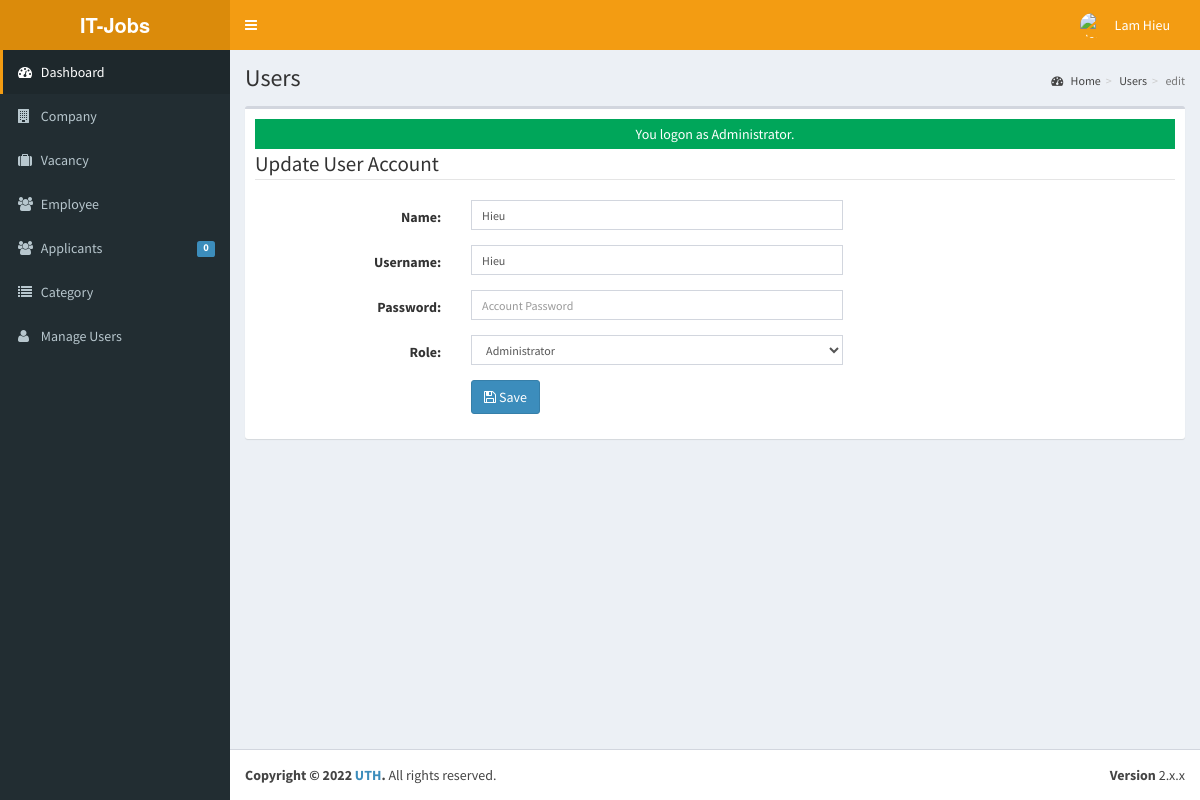
Screenshot of /admin/user/index.php?view=edit&id=029839 (signed in) with the database file from the repository.
### tables this page shows
CREATE TABLE `tblusers` (
  `USERID` varchar(30) NOT NULL,
  `FULLNAME` varchar(40) NOT NULL,
  `USERNAME` varchar(90) NOT NULL,
  `PASS` varchar(90) NOT NULL,
  `ROLE` varchar(30) NOT NULL,
  `PICLOCATION` varchar(255) NOT NULL
);

### admin/user/index.php (called while the page is built, shortened)
<?php
require_once("../../include/initialize.php");
 $title="Users";
require_once ("../theme/templates.php");
?>

### include/database.php (called while the page is built, shortened)
<?php
class Database
{
	var $query = '';
	public $conn;
	public function open_connection()
	{
		try {
			$this->conn = new PDO("mysql:host=" . server . ";dbname=" . database_name . "", user, pass);
			$this->conn->setAttribute(PDO::ATTR_ERRMODE, PDO::ERRMODE_EXCEPTION);
		} catch (PDOException $e) {
			echo "Problem in database connection! Contact administrator!" . $e->getMessage();
		}
	}
	function setQuery($sql = '')
	{
		try {
			$this->sql_string = $sql;
			$this->query = $this->conn->prepare($this->sql_string);
			$this->query->execute();
		} catch (PDOException $e) {
			echo "Failed to get query handle: " . $e->getMessage() . "\n";
			exit;
		}
	}
	function loadSingleResult()
	{
		$results = $this->query->fetch(PDO::FETCH_OBJ);
		return $results;
	}
}
$mydb = new Database();

### include/accounts.php (called while the page is built, shortened)
<?php
require_once(LIB_PATH.DS.'database.php');
class User {
	protected static  $tblname = "tblusers";
	function single_user($id=""){
			global $mydb;
			$mydb->setQuery("SELECT * FROM ".self::$tblname."
				Where USERID= '{$id}' LIMIT 1");
			$cur = $mydb->loadSingleResult();
			return $cur;
	}
}

### include/function.php (called while the page is built, shortened)
<?php
function currentpage()
{
	$this_page = $_SERVER['SCRIPT_NAME'];
	$bits = explode('/', $this_page);
	return $bits[3];
}
?>

### admin/user/edit.php (the view, shortened to what this page needs)
<?php
  @$USERID = $_GET['id'];
  $user = New User();
  $singleuser = $user->single_user($USERID);
?>
 <form class="form-horizontal span6" action="controller.php?action=edit" method="POST">
          <fieldset>
            <legend> Update User Account</legend>
                  <div class="form-group">
                    <div class="col-md-8">
                      <label class="col-md-4 control-label" for=
                      "U_NAME">Name:</label>
                      <div class="col-md-8">
                         <input class="form-control input-sm" id="U_NAME" name="U_NAME" placeholder=
                            "Account Name" type="text" value="<?php echo $singleuser->FULLNAME; ?>">
                      </div>
                    </div>
                  </div>
                  <div class="form-group">
                    <div class="col-md-8">
                      <label class="col-md-4 control-label" for=
                      "U_USERNAME">Username:</label>
                      <div class="col-md-8">
                         <input class="form-control input-sm" id="U_USERNAME" name="U_USERNAME" placeholder=
                            "Email Address" type="text" value="<?php echo $singleuser->USERNAME; ?>">
                      </div>
                    </div>
                  </div>
                  <div class="form-group">
                    <div class="col-md-8">
                      <label class="col-md-4 control-label" for=
                      "U_PASS">Password:</label>
                      <div class="col-md-8">
                         <input class="form-control input-sm" id="U_PASS" name="U_PASS" placeholder=
                            "Account Password" type="Password" value="" required>
                      </div>
                    </div>
                  </div>
                  <div class="form-group">
                    <div class="col-md-8">
                      <label class="col-md-4 control-label" for=
                      "U_ROLE">Role:</label>
                      <div class="col-md-8">
                       <select class="form-control input-sm" name="U_ROLE" id="U_ROLE">
                          <option value="Administrator"  <?php echo ($singleuser->ROLE=='Administrator') ? 'selected="true"': '' ; ?>>Administrator</option>
                        </select>
                      </div>
                    </div>
                  </div>
             <div class="form-group">
                    <div class="col-md-8">
                      <label class="col-md-4 control-label" for=
                      "idno"></label>
                      <div class="col-md-8">
                         <button class="btn btn-primary " name="save" type="submit" ><span class="fa fa-save fw-fa"></span> Save</button>
                      </div>
                    </div>
                  </div>
          </fieldset>
        </form>
        </div>

### admin/theme/templates.php (shortened to what this page needs)
<!DOCTYPE html>
<html>
<head>
  <link rel="stylesheet" href="<?php echo web_root; ?>bootstrap/css/bootstrap.min.css">
  <link rel="stylesheet" href="<?php echo web_root; ?>plugins/font-awesome/css/font-awesome.min.css">
  <link rel="stylesheet" href="<?php echo web_root; ?>dist/css/AdminLTE.min.css">
  <link rel="stylesheet" href="<?php echo web_root; ?>dist/css/skins/_all-skins.min.css">
  <link rel="stylesheet" href="<?php echo web_root; ?>plugins/iCheck/flat/blue.css">
  <link rel="stylesheet" href="<?php echo web_root; ?>plugins/morris/morris.css">
  <link rel="stylesheet" href="<?php echo web_root; ?>plugins/jvectormap/jquery-jvectormap-1.2.2.css">
  <link href="<?php echo web_root; ?>plugins/datepicker/bootstrap-datetimepicker.min.css" rel="stylesheet" media="screen">
  <link rel="stylesheet" href="<?php echo web_root; ?>plugins/dataTables/jquery.dataTables.min.css">
  <link rel="stylesheet" href="<?php echo web_root; ?>plugins/bootstrap-wysihtml5/bootstrap3-wysihtml5.min.css">
</head>
<body class="hold-transition skin-yellow fixed sidebar-mini">
  <div class="wrapper">
    <header class="main-header">
      <a href="<?php echo web_root; ?>/admin/" class="logo">
        <span class="logo-lg"><b>IT-Jobs</b></span>
      </a>
      <nav class="navbar navbar-static-top" role="navigation">
        <a href="#" class="sidebar-toggle" data-toggle="offcanvas" role="button">
        </a>
        <div class="navbar-custom-menu">
          <ul class="nav navbar-nav">
            <?php
            $user = new User();
            $singleuser = $user->single_user($_SESSION['ADMIN_USERID']);
            ?>
            <li class="dropdown user user-menu" style="padding-right: 15px;">
              <a href="#" class="dropdown-toggle" data-toggle="dropdown">
                <img src="../user/jude.jpg" class="user-image" alt="User Image">
                <span class="hidden-xs"><?php echo $singleuser->FULLNAME; ?></span>
              </a>
            </li>
          </ul>
        </div>
      </nav>
    </header>
    <aside class="main-sidebar">
      <section class="sidebar">
        <ul class="sidebar-menu">
          <li class="<?php echo (currentpage() == 'index.php') ? "active" : false; ?>">
            <a href="<?php echo web_root; ?>admin/">
              <i class="fa fa-dashboard"></i> <span>Dashboard</span>
            </a>
          </li>
          <li class="<?php echo (currentpage() == 'company') ? "active" : false; ?>">
            <a href="<?php echo web_root; ?>admin/company/">
              <i class="fa fa-building"></i> <span>Company</span>
            </a>
          </li>
          <li class="<?php echo (currentpage() == 'vacancy') ? "active" : false; ?>">
            <a href="<?php echo web_root; ?>admin/vacancy/">
              <i class="fa fa-suitcase"></i> <span>Vacancy</span>
            </a>
          </li>
          <li class="<?php echo (currentpage() == 'employee') ? "active" : false; ?>">
            <a href="<?php echo web_root; ?>admin/employee/">
              <i class="fa fa-users"></i> <span>Employee</span>
            </a>
          </li>
          <li class="<?php echo (currentpage() == 'applicants') ? "active" : false; ?>">
            <a href="<?php echo web_root; ?>admin/applicants/">
              <i class="fa fa-users"></i> <span>Applicants</span>
              <span class="label label-primary pull-right">
                <?php
                $sql = "SELECT count(*) as 'APPL' FROM `tbljobregistration` WHERE `PENDINGAPPLICATION`=1";
                $mydb->setQuery($sql);
                $pending = $mydb->loadSingleResult();
                echo $pending->APPL;
                ?>
              </span>
            </a>
          </li>
          <li class="<?php echo (currentpage() == 'category') ? "active" : false; ?>">
            <a href="<?php echo web_root; ?>admin/category/">
              <i class="fa fa-list"></i> <span>Category</span>
            </a>
          </li>
          <li class="<?php echo (currentpage() == 'user') ? "active" : false; ?>">
            <a href="<?php echo web_root; ?>admin/user/">
              <i class="fa fa-user"></i> <span>Manage Users</span> </a>
          </li>
        </ul>
      </section>
    </aside>
    <div class="content-wrapper">
      <section class="content-header">
        <h1>
          <?php echo isset($title) ? $title : ''; ?>
        </h1>
        <ol class="breadcrumb">
          <?php
          if ($title != 'Home') {
            $active_title = '';
            if (isset($_GET['view'])) {
              $active_title = '<li class=' . $active_title . '><a href="index.php">' . $title . '</a></li>';
            } else {
              $active_title = '<li class=' . $active_title . '>' . $title . '</li>';
            }
            echo '<li><a href=' . web_root . 'admin/><i class="fa fa-dashboard"></i> Home</a></li>';
            echo  $active_title;
            echo  isset($_GET['view']) ? '<li class="active">' . $_GET['view'] . '</li>' : '';
          }
          ?>
        </ol>
      </section>
      <section class="content">
        <div class="row">
          <div class="col-xs-12">
            <div class="box">
              <div class="box-body">
                <?php
                require_once $content;
                ?>
              </div>
            </div>
          </div>
        </div>
    </div>
    <footer class="main-footer">
      <div class="pull-right hidden-xs">
        <b>Version</b> 2.x.x
      </div>
      <strong>Copyright &copy; 2022 <a href="#">UTH</a>.</strong> All rights
      reserved.
    </footer>
</body>
</html>

### rows the page displays
tblusers: FULLNAME "Lam Hieu"
tblusers: U_NAME "Hieu", U_USERNAME "Hieu", U_ROLE "Administrator"

### other values shown
$pending->APPL "0"
$title "Users"
$_GET['view'] "edit"
$_SESSION['message'] "You logon as Administrator."
